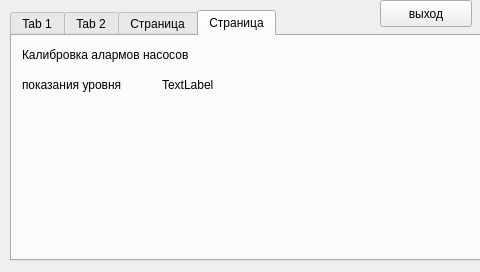
<?xml version="1.0" encoding="UTF-8"?>
<ui version="4.0">
 <class>DialogCalibr</class>
 <widget class="QDialog" name="DialogCalibr">
  <property name="geometry">
   <rect>
    <x>0</x>
    <y>0</y>
    <width>480</width>
    <height>272</height>
   </rect>
  </property>
  <property name="maximumSize">
   <size>
    <width>480</width>
    <height>272</height>
   </size>
  </property>
  <property name="windowTitle">
   <string>Dialog</string>
  </property>
  <widget class="QTabWidget" name="tabWidget">
   <property name="geometry">
    <rect>
     <x>10</x>
     <y>10</y>
     <width>471</width>
     <height>251</height>
    </rect>
   </property>
   <property name="currentIndex">
    <number>3</number>
   </property>
   <widget class="QWidget" name="tab">
    <attribute name="title">
     <string>Tab 1</string>
    </attribute>
    <widget class="QPushButton" name="pushButton_2">
     <property name="geometry">
      <rect>
       <x>260</x>
       <y>100</y>
       <width>92</width>
       <height>27</height>
      </rect>
     </property>
     <property name="text">
      <string>сохранить</string>
     </property>
    </widget>
    <widget class="QPushButton" name="pushButton_3">
     <property name="geometry">
      <rect>
       <x>260</x>
       <y>130</y>
       <width>92</width>
       <height>27</height>
      </rect>
     </property>
     <property name="text">
      <string>сохранить</string>
     </property>
    </widget>
    <widget class="QLabel" name="label">
     <property name="geometry">
      <rect>
       <x>10</x>
       <y>70</y>
       <width>131</width>
       <height>17</height>
      </rect>
     </property>
     <property name="text">
      <string>показания уровня</string>
     </property>
    </widget>
    <widget class="QLabel" name="i2c_raw">
     <property name="geometry">
      <rect>
       <x>150</x>
       <y>70</y>
       <width>59</width>
       <height>17</height>
      </rect>
     </property>
     <property name="text">
      <string>TextLabel</string>
     </property>
    </widget>
    <widget class="QLabel" name="label_3">
     <property name="geometry">
      <rect>
       <x>10</x>
       <y>110</y>
       <width>121</width>
       <height>17</height>
      </rect>
     </property>
     <property name="text">
      <string>пустой бак</string>
     </property>
    </widget>
    <widget class="QLabel" name="label_4">
     <property name="geometry">
      <rect>
       <x>10</x>
       <y>140</y>
       <width>121</width>
       <height>17</height>
      </rect>
     </property>
     <property name="text">
      <string>полный бак</string>
     </property>
    </widget>
    <widget class="QLabel" name="empty_raw">
     <property name="geometry">
      <rect>
       <x>160</x>
       <y>100</y>
       <width>59</width>
       <height>17</height>
      </rect>
     </property>
     <property name="text">
      <string>TextLabel</string>
     </property>
    </widget>
    <widget class="QLabel" name="full_raw">
     <property name="geometry">
      <rect>
       <x>160</x>
       <y>130</y>
       <width>59</width>
       <height>17</height>
      </rect>
     </property>
     <property name="text">
      <string>TextLabel</string>
     </property>
    </widget>
    <widget class="QLabel" name="label_2">
     <property name="geometry">
      <rect>
       <x>10</x>
       <y>10</y>
       <width>271</width>
       <height>17</height>
      </rect>
     </property>
     <property name="text">
      <string>Калибровка датчик уровня</string>
     </property>
    </widget>
   </widget>
   <widget class="QWidget" name="tab_2">
    <attribute name="title">
     <string>Tab 2</string>
    </attribute>
    <widget class="QLabel" name="label_5">
     <property name="geometry">
      <rect>
       <x>10</x>
       <y>10</y>
       <width>231</width>
       <height>17</height>
      </rect>
     </property>
     <property name="text">
      <string>Настройки частотных приводов</string>
     </property>
    </widget>
   </widget>
   <widget class="QWidget" name="tab_3">
    <attribute name="title">
     <string>Страница</string>
    </attribute>
    <widget class="QLabel" name="label_6">
     <property name="geometry">
      <rect>
       <x>10</x>
       <y>0</y>
       <width>211</width>
       <height>17</height>
      </rect>
     </property>
     <property name="text">
      <string>настройка входов датчиков</string>
     </property>
    </widget>
    <widget class="QWidget" name="layoutWidget">
     <property name="geometry">
      <rect>
       <x>310</x>
       <y>20</y>
       <width>124</width>
       <height>128</height>
      </rect>
     </property>
     <layout class="QGridLayout" name="gridLayout_5">
      <item row="0" column="0">
       <widget class="QLabel" name="label_33">
        <property name="text">
         <string>ток1</string>
        </property>
       </widget>
      </item>
      <item row="0" column="1">
       <widget class="QPushButton" name="pushButton_22">
        <property name="text">
         <string/>
        </property>
       </widget>
      </item>
      <item row="1" column="0">
       <widget class="QLabel" name="label_34">
        <property name="text">
         <string>ток 2</string>
        </property>
       </widget>
      </item>
      <item row="1" column="1">
       <widget class="QPushButton" name="pushButton_23">
        <property name="text">
         <string/>
        </property>
       </widget>
      </item>
      <item row="2" column="0">
       <widget class="QLabel" name="label_35">
        <property name="text">
         <string>ток 3</string>
        </property>
       </widget>
      </item>
      <item row="2" column="1">
       <widget class="QPushButton" name="pushButton_24">
        <property name="text">
         <string/>
        </property>
       </widget>
      </item>
      <item row="3" column="0">
       <widget class="QLabel" name="label_36">
        <property name="text">
         <string>ток 4</string>
        </property>
       </widget>
      </item>
      <item row="3" column="1">
       <widget class="QPushButton" name="pushButton_25">
        <property name="text">
         <string/>
        </property>
       </widget>
      </item>
     </layout>
    </widget>
    <widget class="QWidget" name="layoutWidget">
     <property name="geometry">
      <rect>
       <x>10</x>
       <y>20</y>
       <width>121</width>
       <height>128</height>
      </rect>
     </property>
     <layout class="QGridLayout" name="gridLayout">
      <item row="0" column="0">
       <widget class="QLabel" name="label_8">
        <property name="text">
         <string>насос1</string>
        </property>
       </widget>
      </item>
      <item row="0" column="1">
       <widget class="QPushButton" name="pushButton_4">
        <property name="text">
         <string/>
        </property>
       </widget>
      </item>
      <item row="1" column="0">
       <widget class="QLabel" name="label_9">
        <property name="text">
         <string>насос2</string>
        </property>
       </widget>
      </item>
      <item row="1" column="1">
       <widget class="QPushButton" name="pushButton_5">
        <property name="text">
         <string/>
        </property>
       </widget>
      </item>
      <item row="2" column="0">
       <widget class="QLabel" name="label_10">
        <property name="text">
         <string>насос3</string>
        </property>
       </widget>
      </item>
      <item row="2" column="1">
       <widget class="QPushButton" name="pushButton_6">
        <property name="text">
         <string/>
        </property>
       </widget>
      </item>
      <item row="3" column="0">
       <widget class="QLabel" name="label_11">
        <property name="text">
         <string>насос4</string>
        </property>
       </widget>
      </item>
      <item row="3" column="1">
       <widget class="QPushButton" name="pushButton_7">
        <property name="text">
         <string/>
        </property>
       </widget>
      </item>
     </layout>
    </widget>
    <widget class="QWidget" name="layoutWidget">
     <property name="geometry">
      <rect>
       <x>140</x>
       <y>20</y>
       <width>124</width>
       <height>128</height>
      </rect>
     </property>
     <layout class="QGridLayout" name="gridLayout_2">
      <item row="0" column="0">
       <widget class="QLabel" name="label_25">
        <property name="text">
         <string>вл./темп1</string>
        </property>
       </widget>
      </item>
      <item row="0" column="1">
       <widget class="QPushButton" name="pushButton_14">
        <property name="text">
         <string/>
        </property>
       </widget>
      </item>
      <item row="1" column="0">
       <widget class="QLabel" name="label_26">
        <property name="text">
         <string>вл./темп2</string>
        </property>
       </widget>
      </item>
      <item row="1" column="1">
       <widget class="QPushButton" name="pushButton_15">
        <property name="text">
         <string/>
        </property>
       </widget>
      </item>
      <item row="2" column="0">
       <widget class="QLabel" name="label_27">
        <property name="text">
         <string>вл./темп3</string>
        </property>
       </widget>
      </item>
      <item row="2" column="1">
       <widget class="QPushButton" name="pushButton_16">
        <property name="text">
         <string/>
        </property>
       </widget>
      </item>
      <item row="3" column="0">
       <widget class="QLabel" name="label_28">
        <property name="text">
         <string>вл./темп4</string>
        </property>
       </widget>
      </item>
      <item row="3" column="1">
       <widget class="QPushButton" name="pushButton_17">
        <property name="text">
         <string/>
        </property>
       </widget>
      </item>
     </layout>
    </widget>
    <widget class="QWidget" name="layoutWidget">
     <property name="geometry">
      <rect>
       <x>10</x>
       <y>140</y>
       <width>130</width>
       <height>62</height>
      </rect>
     </property>
     <layout class="QGridLayout" name="gridLayout_3">
      <item row="0" column="0">
       <widget class="QLabel" name="label_29">
        <property name="text">
         <string>поплавок1</string>
        </property>
       </widget>
      </item>
      <item row="0" column="1">
       <widget class="QPushButton" name="pushButton_18">
        <property name="text">
         <string/>
        </property>
       </widget>
      </item>
      <item row="1" column="0">
       <widget class="QLabel" name="label_30">
        <property name="text">
         <string>поплавок2</string>
        </property>
       </widget>
      </item>
      <item row="1" column="1">
       <widget class="QPushButton" name="pushButton_19">
        <property name="text">
         <string/>
        </property>
       </widget>
      </item>
     </layout>
    </widget>
    <widget class="QWidget" name="layoutWidget">
     <property name="geometry">
      <rect>
       <x>160</x>
       <y>141</y>
       <width>130</width>
       <height>62</height>
      </rect>
     </property>
     <layout class="QGridLayout" name="gridLayout_4">
      <item row="0" column="0">
       <widget class="QLabel" name="label_31">
        <property name="text">
         <string>поплавок3</string>
        </property>
       </widget>
      </item>
      <item row="0" column="1">
       <widget class="QPushButton" name="pushButton_20">
        <property name="text">
         <string/>
        </property>
       </widget>
      </item>
      <item row="1" column="0">
       <widget class="QLabel" name="label_32">
        <property name="text">
         <string>поплавок4</string>
        </property>
       </widget>
      </item>
      <item row="1" column="1">
       <widget class="QPushButton" name="pushButton_21">
        <property name="text">
         <string/>
        </property>
       </widget>
      </item>
     </layout>
    </widget>
   </widget>
   <widget class="QWidget" name="tab_4">
    <attribute name="title">
     <string>Страница</string>
    </attribute>
    <widget class="QLabel" name="label_7">
     <property name="geometry">
      <rect>
       <x>10</x>
       <y>10</y>
       <width>241</width>
       <height>17</height>
      </rect>
     </property>
     <property name="text">
      <string>Калибровка алармов насосов</string>
     </property>
    </widget>
    <widget class="QLabel" name="label_12">
     <property name="geometry">
      <rect>
       <x>10</x>
       <y>40</y>
       <width>131</width>
       <height>17</height>
      </rect>
     </property>
     <property name="text">
      <string>показания уровня</string>
     </property>
    </widget>
    <widget class="QLabel" name="i2c_raw_2">
     <property name="geometry">
      <rect>
       <x>150</x>
       <y>40</y>
       <width>59</width>
       <height>17</height>
      </rect>
     </property>
     <property name="text">
      <string>TextLabel</string>
     </property>
    </widget>
   </widget>
  </widget>
  <widget class="QPushButton" name="pushButton">
   <property name="geometry">
    <rect>
     <x>380</x>
     <y>0</y>
     <width>92</width>
     <height>27</height>
    </rect>
   </property>
   <property name="text">
    <string>выход</string>
   </property>
  </widget>
 </widget>
 <resources/>
 <connections/>
</ui>
